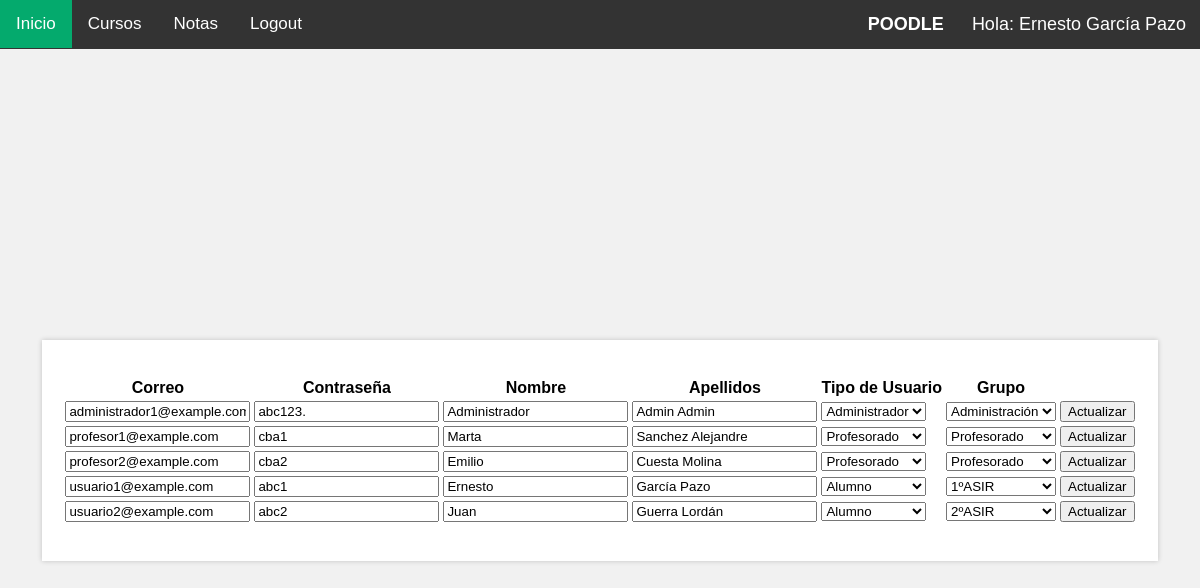
The page /admin_users.php (signed in) on the database its author committed.
### tables this page shows
CREATE TABLE `usuarios` (
  `correo` varchar(40) NOT NULL,
  `password` text DEFAULT NULL,
  `nombre` text DEFAULT NULL,
  `apellidos` text DEFAULT NULL,
  `tipoUsuario` int(11) DEFAULT NULL,
  `grupo` int(11) DEFAULT NULL
);

CREATE TABLE `grupos` (
  `id` int(11) NOT NULL,
  `nombreGrupo` text DEFAULT NULL
);

### admin_users.php (the view, shortened to what this page needs)
<!DOCTYPE html>
<html lang="es">
<head>
  <link rel="stylesheet" href="style.css#2">
</head>
<body>
  <?php require './navbar.php'; ?>
  <div class="content">
    <p>
    <?php
    $conn = getconn();
    $sql = "SELECT * FROM usuarios";
    $result = mysqli_query($conn, $sql);
    if (mysqli_num_rows($result) > 0) {
        ?>
        <table>
            <tr>
                <th>Correo</th>
                <th>Contraseña</th>
                <th>Nombre</th>
                <th>Apellidos</th>
                <th>Tipo de Usuario</th>
                <th>Grupo</th>
                <th></th>
            </tr>
            <?php
            while ($row = mysqli_fetch_assoc($result)) {
                $correo = $row['correo'];
                $password = $row['password'];
                $nombre = $row['nombre'];
                $apellidos = $row['apellidos'];
                $tipoUsuario = $row['tipoUsuario'];
                $grupo = $row['grupo'];
                ?>
                <form method="post" action="<?php echo $_SERVER['PHP_SELF']; ?>">
                    <tr>
                        <td><input type="text" name="correo" value="<?php echo $correo; ?>" readonly></td>
                        <td><input type="text" name="password" value="<?php echo $password; ?>"></td>
                        <td><input type="text" name="nombre" value="<?php echo $nombre; ?>"></td>
                        <td><input type="text" name="apellidos" value="<?php echo $apellidos; ?>"></td>
                        <td>
                            <select name="tipoUsuario">
                                <option value="3" <?php if ($tipoUsuario == 3) echo 'selected'; ?>>Administrador</option>
                                <option value="2" <?php if ($tipoUsuario == 2) echo 'selected'; ?>>Profesorado</option>
                                <option value="1" <?php if ($tipoUsuario == 1) echo 'selected'; ?>>Alumno</option>
                            </select>
                        </td>
                        <td>
                            <select name="grupo">
                                <?php
                                $sqlGrupos = "SELECT * FROM grupos";
                                $resultGrupos = mysqli_query($conn, $sqlGrupos);
                                if (mysqli_num_rows($resultGrupos) > 0) {
                                    while ($rowGrupo = mysqli_fetch_assoc($resultGrupos)) {
                                        $idGrupo = $rowGrupo['id'];
                                        $nombreGrupo = $rowGrupo['nombreGrupo'];
                                        ?>
                                        <option value="<?php echo $idGrupo; ?>" <?php if ($grupo == $idGrupo) echo 'selected'; ?>><?php echo $nombreGrupo; ?></option>
                                        <?php
                                    }
                                }
                                ?>
                            </select>
                        </td>
                        <td><input type="submit" value="Actualizar"></td>
                    </tr>
                </form>
                <?php
            }
            ?>
        </table>
        <?php
    } else {
        echo "Error al recuperar los usuarios. Comprueba la consulta en PHP.";
    }
    ?>
    </p>
  </div>
</body>
</html>

### style.css (style rules this page uses)
body { font-family: Verdana, sans-serif; display: flex; justify-content: center; align-items: center; height: 100vh; margin: 0; background-color: #f1f1f1; padding-top: 50px; }
.content { padding: 20px; background-color: white; max-width: 100%; box-shadow: 0 0 5px rgba(0, 0, 0, 0.2); }

### rows shown on the page
usuarios: correo "administrador1@example.com", password "abc123.", nombre "Administrador", apellidos "Admin Admin", tipoUsuario "Administrador", grupo "Administración"
usuarios: correo "profesor1@example.com", password "cba1", nombre "Marta", apellidos "Sanchez Alejandre", tipoUsuario "Profesorado", grupo "Profesorado"
usuarios: correo "profesor2@example.com", password "cba2", nombre "Emilio", apellidos "Cuesta Molina", tipoUsuario "Profesorado", grupo "Profesorado"
usuarios: correo "usuario1@example.com", password "abc1", nombre "Ernesto", apellidos "García Pazo", tipoUsuario "Alumno", grupo "1ºASIR"
usuarios: correo "usuario2@example.com", password "abc2", nombre "Juan", apellidos "Guerra Lordán", tipoUsuario "Alumno", grupo "2ºASIR"

### other values the page prints
$nombre "Ernesto"
$apellidos "García Pazo"
